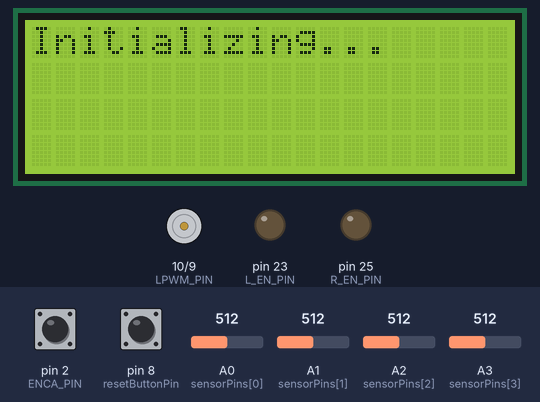
Bench run of a sketch on a simulated Arduino Mega 2560, built with avr-gcc and run on an emulated ATmega2560. Shown: 20×4 character LCD, motor-driver pin pairs drawn as motors (green arrow = first pin HIGH = forward, orange = second pin HIGH = backward, longer = more drive), output pins drawn as LEDs (lit = HIGH). The test bench sets the inputs (shaded band); at power-on: pin 8 (resetButtonPin) HIGH, pin 2 (ENCA_PIN) HIGH, A0 (sensorPins[0]) = 512, A1 (sensorPins[1]) = 512, A2 (sensorPins[2]) = 512, A3 (sensorPins[3]) = 512. The local clock reads 2024-03-15 10:24:30 at power-on unless the sketch sets it; storage starts empty; what the sketch prints to the serial monitor is not drawn.

Above: at 0.1 s.
At 4.8 s:
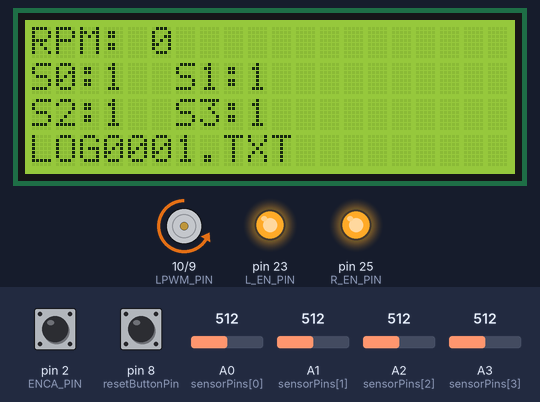
4.9 s: pin 8 (resetButtonPin) pulled LOW for 3.2 s
At 15.1 s:
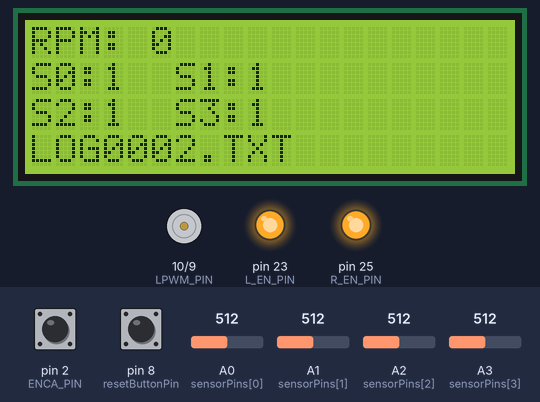
Timing chart, 0 to 15.7 s (numbered marks = the images above; inputs shaded):
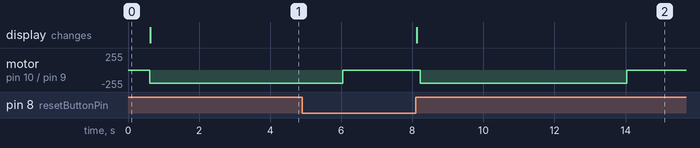

The sketch:

Test_Setup_Full_Code_wReset.ino
```cpp
#include <Arduino.h>
#include <math.h>         // for fabs()
#include <SPI.h>
#include <SD.h>
#include <RTClib.h>
#include <LiquidCrystal.h>

// --- Encoder & Motor Driver Pins ---
const int ENCA_PIN            = 2;    // Encoder channel A (interrupt)
const int ENCB_PIN            = 3;    // Encoder channel B
const int RPWM_PIN            = 9;    // BTS7960 forward PWM
const int LPWM_PIN            = 10;   // BTS7960 reverse PWM
const int R_EN_PIN            = 25;   // BTS7960 forward enable
const int L_EN_PIN            = 23;   // BTS7960 reverse enable

// --- Encoder & PID parameters ---
volatile long encoderCount    = 0;
const float PULSES_PER_REV    = 751.8;            // your encoder spec
const unsigned long CONTROL_INTERVAL_MS = 200;    // 100 ms loop
static unsigned long lastControlTime = 0;
float PWM_CONSTANT = 200;


float setPointRPM = 25.0; //default is 50.0
float Kp = 0.6, Ki = 0.02, Kd = 0.001; // Default is 0.5, 0.02, 0.001
const float I_MAX   = 20000.0;
const int   PWM_MAX = 250;
const int   MAX_STEP= 10;
float rpm = 0.0;

float integral = 0.0, prevError = 0.0;
int   lastPwm  = 0.8;

// ISR: on A rising, read B to determine direction
void onEncoderA() {
  encoderCount += (digitalRead(ENCB_PIN) == HIGH) ? +1 : -1;
}

// --- SD / RTC / LCD / Sensors from your original sketch ---
#define SD_CS         53   // SD card CS pin on Mega
#define RTC_SDA       20
#define RTC_SCL       21
const unsigned long RECORD_INTERRVAL_MS = 3000;
unsigned long LAST_RECORD_TIME_MS = 0;

// --- LCD SETUP ---
LiquidCrystal lcd(7, 6, 5, 4, 11, 29);
RTC_DS3231 rtc;
File logFile;

const uint8_t resetButtonPin = 8;
uint16_t fileIndex = 1;
char currentFilename[20];

const uint8_t sensorPins[4] = { A0, A1, A2, A3 };
const int threshold[4] = {725, 840,725,725}; // originally 512
uint8_t currState;
uint8_t prevState[4] = { 0, 0, 0, 0 };
uint32_t pressCount[4] = { 0, 0, 0, 0 };

bool latchInitCaptured = false;
uint8_t latchStateAtMotorOff = HIGH;
uint32_t lastPressEpoch = 0;

void updateFilename() {
  snprintf(currentFilename, sizeof(currentFilename), "LOG%04u.TXT", fileIndex);
}
void createNewLogFile() {
  updateFilename();
  logFile = SD.open(currentFilename, FILE_WRITE);
  if (logFile) {
    logFile.println(F("Timestamp,Sensor_1,Sensor_2,Senosr_3,Sensor_4"));
    logFile.close();
  } else {
    Serial.print(F("createNewLogFile failed for "));
    Serial.println(currentFilename);
  }
}
void resetCountersAndStates() {
  for (uint8_t i = 0; i < 4; i++) {
    pressCount[i] = 0;
    int v = analogRead(sensorPins[i]);
    prevState[i] = (v > threshold) ? 1 : 0;
  }
}
void printFilenameToLCD() {
  lcd.setCursor(0, 3);
  lcd.print(currentFilename);
  int len = strlen(currentFilename);
  while (len++ < 20) lcd.print(' ');
}

void setup() {
  Serial.begin(9600);
  while (!Serial) {}

  // LCD
  lcd.begin(20, 4);
  lcd.clear();
  lcd.setCursor(0, 0);
  lcd.print(F("Initializing..."));
  delay(500);
  lcd.clear();
  printFilenameToLCD();

  // Motor driver setup
  pinMode(RPWM_PIN, OUTPUT);
  pinMode(LPWM_PIN, OUTPUT);
  pinMode(R_EN_PIN, OUTPUT);
  pinMode(L_EN_PIN, OUTPUT);
  digitalWrite(R_EN_PIN, HIGH);
  digitalWrite(L_EN_PIN, HIGH);

  // Encoder setup
  pinMode(ENCA_PIN, INPUT_PULLUP);
  pinMode(ENCB_PIN, INPUT_PULLUP);
  attachInterrupt(digitalPinToInterrupt(ENCA_PIN), onEncoderA, RISING);

  // Button
  pinMode(resetButtonPin, INPUT_PULLUP);

  // RTC
  if (!rtc.begin()) {
    Serial.println(F("RTC not found"));
    lcd.setCursor(0, 0);
    lcd.print("RTC not Found");
    lcd.setCursor(1,0);
    lcd.print("Please Connect Clock and Restart");
    while (1);
  }
  //rtc.adjust(DateTime(F(__DATE__), F(__TIME__))); // run once, then comment

  // SD
  if (!SD.begin(SD_CS)) {
    Serial.println(F("SD init failed"));
    lcd.setCursor(0, 0);
    lcd.print("SD Card not Found");
    lcd.setCursor(1,0);
    lcd.print("Please Insert SD Card and Restart");

    while (1);
  }

  createNewLogFile();
  resetCountersAndStates();

  DateTime now = rtc.now();
  lastPressEpoch = now.unixtime();


}

void loop() {
  DateTime now = rtc.now();
  uint32_t currentEpoch = now.unixtime();

  // 1) Decide whether the motor should run
  bool motorShouldRun = (currentEpoch - lastPressEpoch) <= 5;

  // 2) Encoder-PID  control, every CONTROL_INTERVAL_MS when running
  // static unsigned long lastControlTime = 0;
  unsigned long m = millis();
  if (motorShouldRun) {
    if (m - lastControlTime >= CONTROL_INTERVAL_MS) {
      lastControlTime += CONTROL_INTERVAL_MS;
      // grab & reset count
      noInterrupts();
      long c = encoderCount;
      encoderCount = 0;
      interrupts();
      // compute RPM
      float revs   = c / PULSES_PER_REV;
      float rpmRaw = revs * (60000.0 / CONTROL_INTERVAL_MS);
      float rpm    = fabs(rpmRaw);
      // PID
      float error  = setPointRPM - rpm;
      float Pout   = Kp * error;
      integral    += error * CONTROL_INTERVAL_MS;
      integral     = constrain(integral, -I_MAX, I_MAX);
      float Iout   = Ki * integral;
      float derivative = (error - prevError) / CONTROL_INTERVAL_MS;
      float Dout   = Kd * derivative;
      prevError    = error;
      float out    = Pout + Iout + Dout;
      int pwm      = constrain(int(abs(out)), 0, PWM_MAX);
      int delta    = pwm - lastPwm;
      if      (delta >  MAX_STEP) pwm = lastPwm + MAX_STEP;
      else if (delta < -MAX_STEP) pwm = lastPwm - MAX_STEP;
      lastPwm = pwm;
      // drive
      // If you want PID controls switch PWM_CONSTANT to pwm in the following loop
      if (out >= 0) {
        analogWrite(RPWM_PIN, PWM_CONSTANT);
        analogWrite(LPWM_PIN, 0);
      } else {
        analogWrite(RPWM_PIN, PWM_CONSTANT);
        analogWrite(LPWM_PIN, 0);
      }
      // debug
      //Serial.print("RPM: "); Serial.print(rpm);
      //Serial.print(",");
      //Serial.print("  Err: "); Serial.print(error);
      //Serial.print(",");
      //Serial.print("  PWM: "); Serial.println(pwm);
      //Serial.print(",");

      lcd.setCursor(0,0);
      lcd.print("RPM: "); lcd.print((int)rpm);


    }
  } else {
    // ensure motor is stopped
    analogWrite(RPWM_PIN, 0);
    analogWrite(LPWM_PIN, 0);
  }

  // 3) When motor’s off, handle latch-reset to start new file
  if (!motorShouldRun) {
    if (!latchInitCaptured) {
      latchStateAtMotorOff = digitalRead(resetButtonPin);
      latchInitCaptured = true;
    } else {
      uint8_t curr = digitalRead(resetButtonPin);
      if (curr != latchStateAtMotorOff) {
        fileIndex++;
        createNewLogFile();
        resetCountersAndStates();
        Serial.print(F("Switched to new log: "));
        Serial.println(currentFilename);
        lastPressEpoch = currentEpoch;  // run again
        printFilenameToLCD();
        latchInitCaptured = false;
      }
    }
  } else {
    latchInitCaptured = false;
  }

  // 4) Sensor reading & SD logging on each rising edge
  for (uint8_t i = 0; i < 4; i++) {
    int v = analogRead(sensorPins[i]);

    if(v < threshold[i]){
      currState= 1;
    }else{
      currState = 0;
    }

    if (currState && !prevState[i]) {
      pressCount[i]++;
      lastPressEpoch = currentEpoch;
      Serial.print("HEY");

    }
    Serial.print("Sensor "); Serial.print(i); Serial.print(": "); Serial.println(v);

    prevState[i] = currState;
    //delay(100);
  }

  if (RECORD_INTERRVAL_MS < m - LAST_RECORD_TIME_MS){
    logFile = SD.open(currentFilename, FILE_WRITE);
    if (logFile) {
    LAST_RECORD_TIME_MS = m;
    int rpmInt = rpm;

    //printing day
    logFile.print(String(now.year())); logFile.print("-"); logFile.print(String(now.month())); logFile.print("-"); logFile.print(String(now.day())); logFile.print(" ");
    //printing time
    logFile.print(String(now.hour())); logFile.print(":"); logFile.print(String(now.minute())); logFile.print(":"); logFile.print(String(now.second()));logFile.print(",");
    //printing press counts
    logFile.print(String(pressCount[0])); logFile.print(","); logFile.print(String(pressCount[1])); logFile.print(","); logFile.print(String(pressCount[2])); logFile.print(",");
    logFile.println(String(pressCount[3]));

    logFile.close();
    } else {
      Serial.println(F("Failed to open log file"));
    }

  }

  // 5) Update LCD display
  //lcd.setCursor(0, 0);
  //lcd.print("Time:");
  //if (now.hour()   < 10) lcd.print('0');
  ///lcd.print(now.hour()); lcd.print(':');
  //if (now.minute() < 10) lcd.print('0');
  //lcd.print(now.minute()); lcd.print(':');
  //if (now.second() < 10) lcd.print('0');
  //lcd.print(now.second());

  lcd.setCursor(0, 1);
  lcd.print("S0:"); lcd.print(pressCount[0]);
  lcd.print("  S1:"); lcd.print(pressCount[1]);

  lcd.setCursor(0, 2);
  lcd.print("S2:"); lcd.print(pressCount[2]);
  lcd.print("  S3:"); lcd.print(pressCount[3]);


  printFilenameToLCD();
  delay(50);
}
```

Measured:
- after the input at 4.9 s, the display: changes after 3.2 s (image 2)
